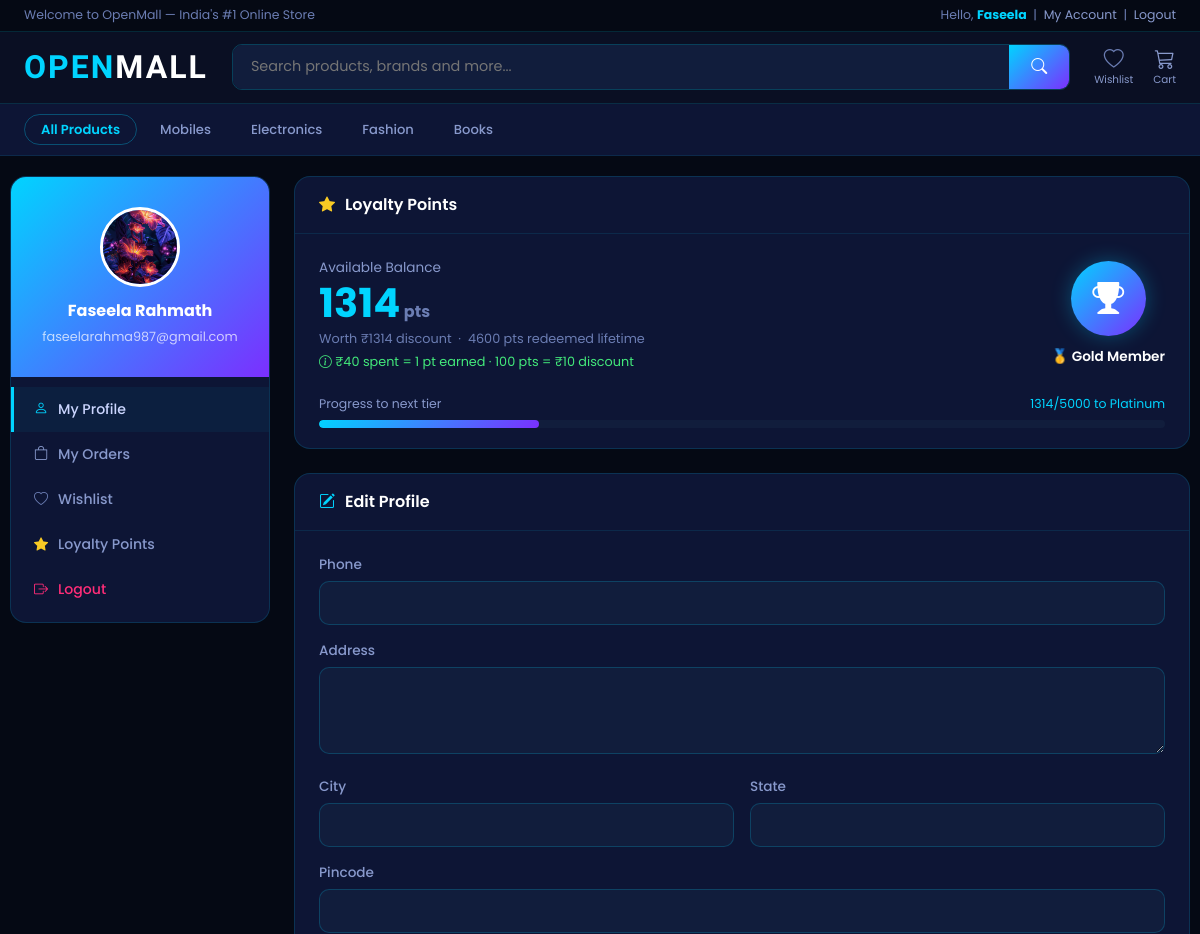
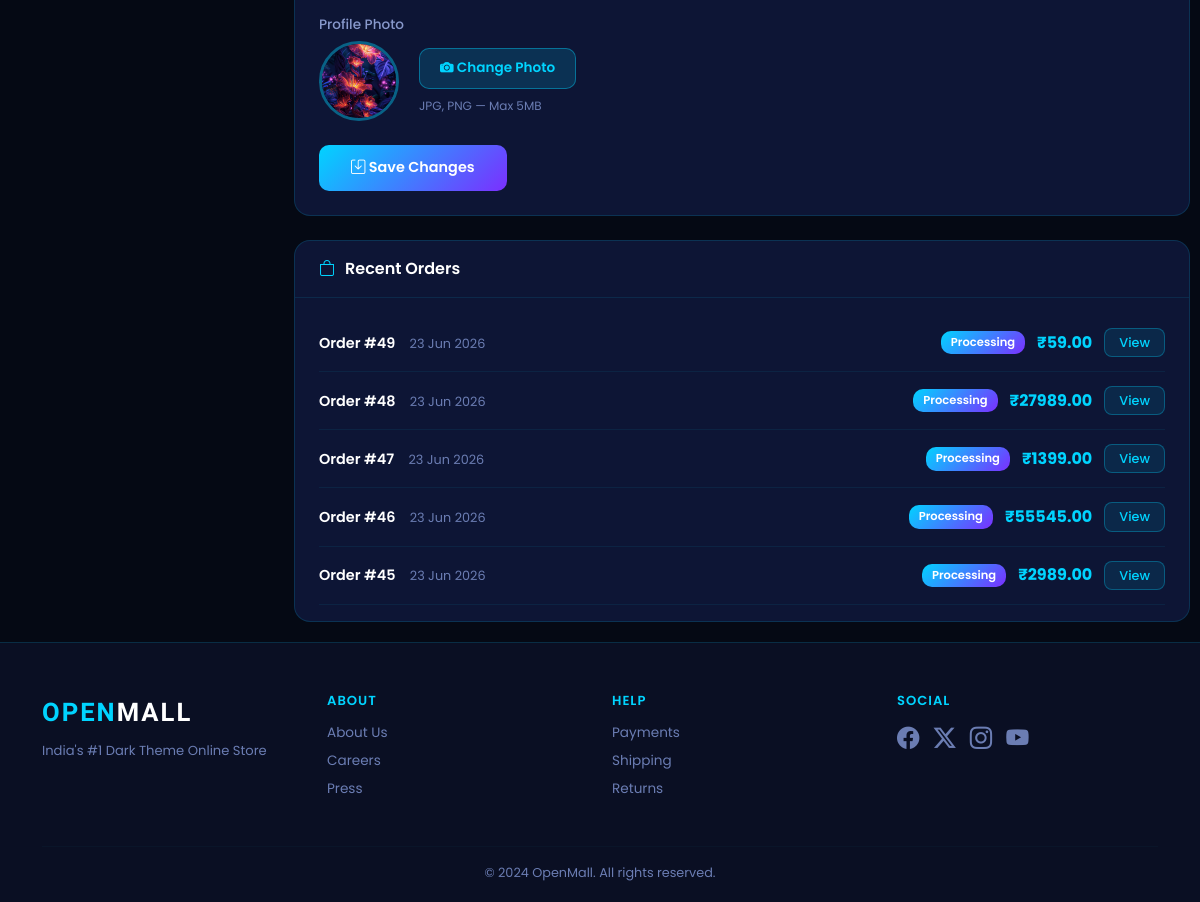
Page /accounts/profile/ (signed in) on the earlier database version (2 pictures, top to bottom).
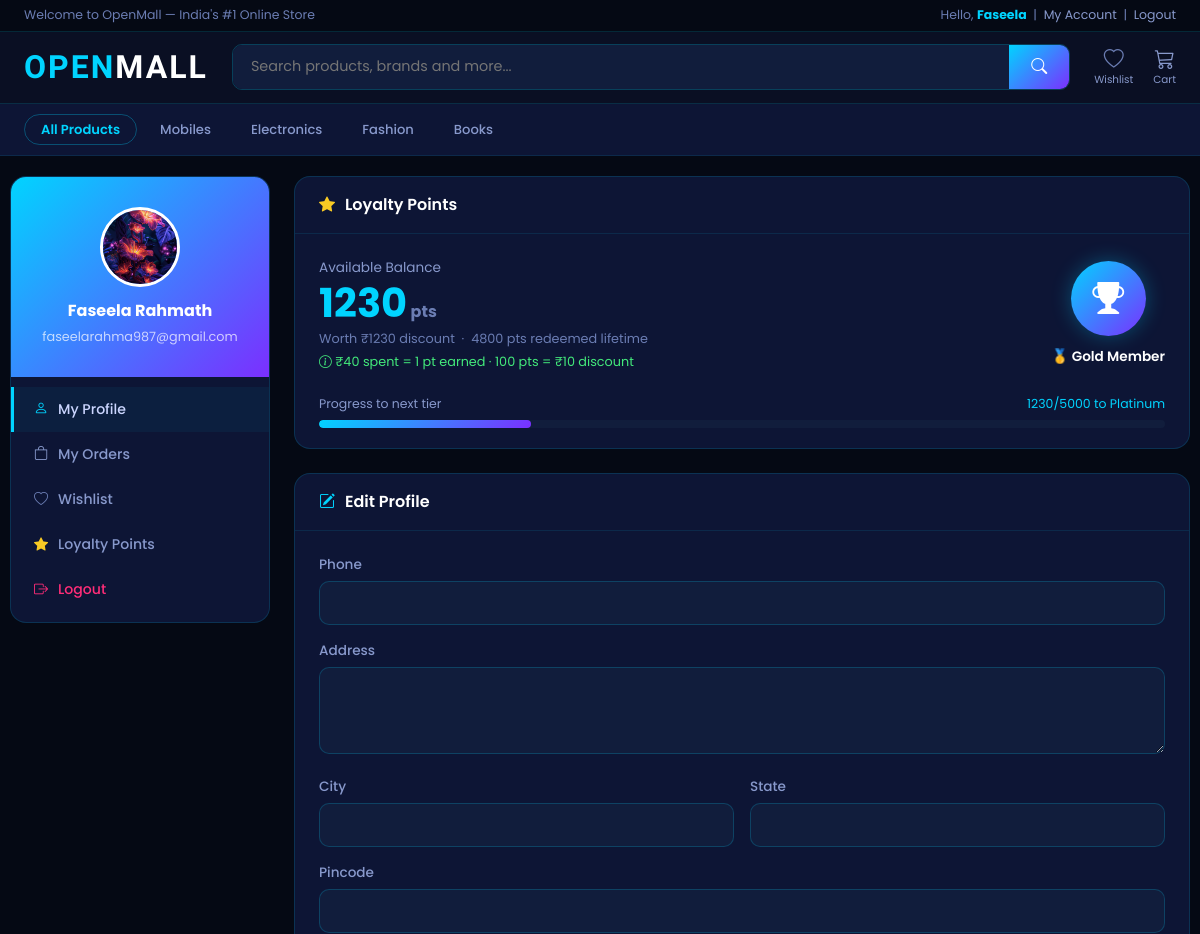
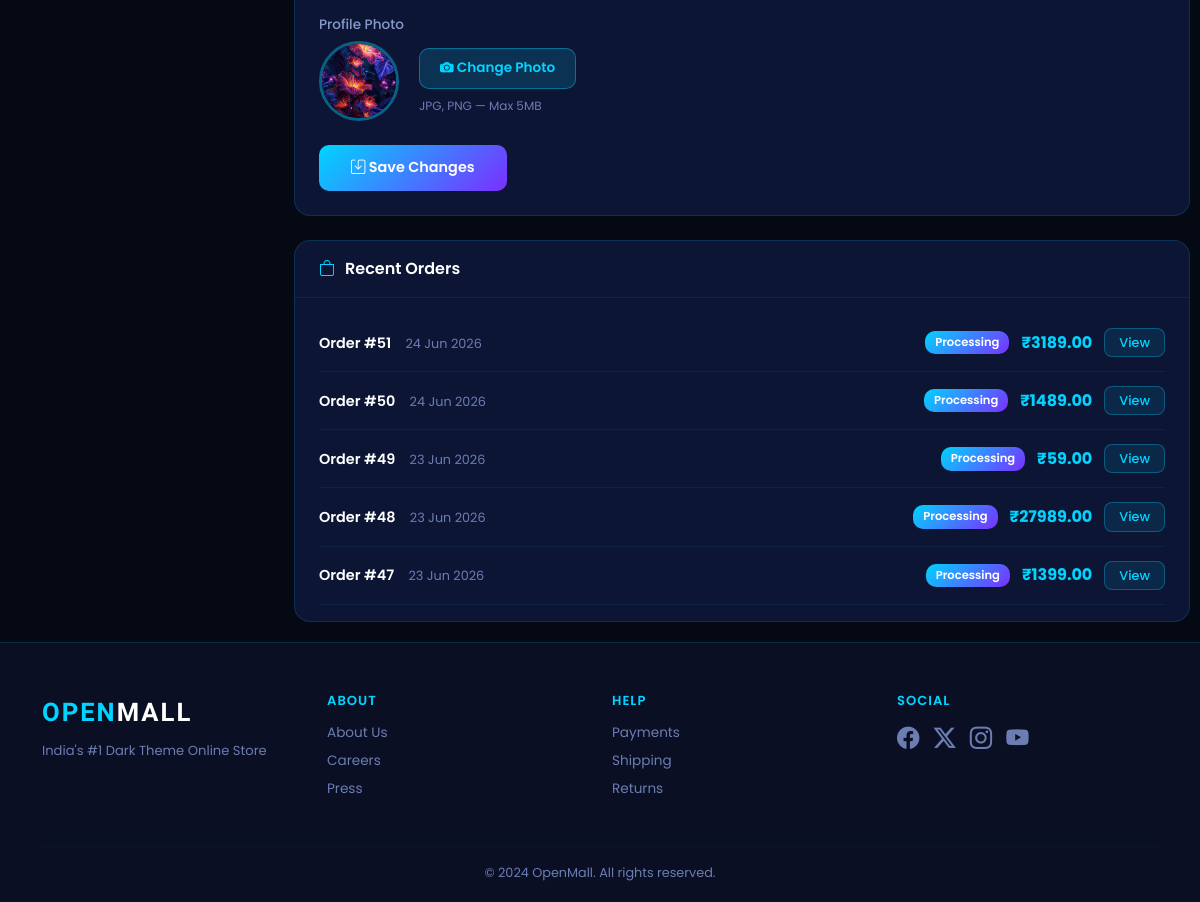
Same page on the later database version (2 pictures, top to bottom).
### store/models.py (models this page shows, shortened)
class Category(models.Model):
    name = models.CharField(max_length=200)
    slug = models.SlugField(unique=True, blank=True)
    image = models.ImageField(upload_to='categories/', blank=True)
    class Meta:
        verbose_name_plural = 'Categories'
    def get_absolute_url(self):
        return reverse('store:product_list_by_category', args=[self.slug])

### accounts/models.py (models this page shows, shortened)
class Profile(models.Model):
    user            = models.OneToOneField(User, on_delete=models.CASCADE)
    phone           = models.CharField(max_length=15, blank=True)
    address         = models.TextField(blank=True)
    city            = models.CharField(max_length=100, blank=True)
    state           = models.CharField(max_length=100, blank=True)
    pincode         = models.CharField(max_length=10, blank=True)
    avatar          = models.ImageField(upload_to='avatars/', blank=True)
    points          = models.IntegerField(default=0)
    points_redeemed = models.IntegerField(default=0)

### orders/models.py (models this page shows, shortened)
class Order(models.Model):
    STATUS = [
        ('pending',    'Pending'),
        ('processing', 'Processing'),
        ('shipped',    'Shipped'),
        ('delivered',  'Delivered'),
        ('cancelled',  'Cancelled'),
    ]
    user            = models.ForeignKey(User, on_delete=models.CASCADE, related_name='orders')
    first_name      = models.CharField(max_length=100)
    last_name       = models.CharField(max_length=100)
    email           = models.EmailField()
    phone           = models.CharField(max_length=15)
    address         = models.TextField()
    city            = models.CharField(max_length=100)
    state           = models.CharField(max_length=100)
    pincode         = models.CharField(max_length=10)
    created         = models.DateTimeField(auto_now_add=True)
    updated         = models.DateTimeField(auto_now=True)
    paid            = models.BooleanField(default=False)
    status          = models.CharField(max_length=20, choices=STATUS, default='pending')
    total_price     = models.DecimalField(max_digits=10, decimal_places=2, default=0)
    points_redeemed = models.PositiveIntegerField(default=0)
    class Meta:
        ordering = ['-created']

### accounts/views.py (the view, shortened to what this page needs)
# urls.py: path('profile/',  views.profile,    name='profile'),
@login_required
def profile(request):
    profile_obj, _ = Profile.objects.get_or_create(user=request.user)
    orders         = Order.objects.filter(user=request.user)
    ls             = LoyaltySettings.get_settings()
    return render(request, 'accounts/profile.html', {
        'profile': profile_obj,
        'orders':  orders,
        'ls':      ls,
    })

### accounts/models.py (called while the page is built)
    @classmethod
    def get_settings(cls):
        obj, _ = cls.objects.get_or_create(pk=1)
        return obj

### cart/cart.py (called while the page is built)
    def __len__(self):
        return sum(item['quantity'] for item in self.cart.values())

### cart/context_processors.py (called while the page is built)
def cart(request):
    return {'cart': Cart(request)}

### store/context_processors.py (called while the page is built)
def categories_nav(request):
    return {'categories_nav': Category.objects.all()[:10]}

### templates/accounts/profile.html (shortened to what the changed rows need)
{% extends 'base.html' %}
{% block content %}
<div style="display:flex; gap:24px; align-items:flex-start; padding:0 10px;">
  <div style="width:260px; flex-shrink:0; background:#0d1535; border:1px solid rgba(0,212,255,0.15); border-radius:16px; overflow:hidden;">
    <div style="background:linear-gradient(135deg,#00d4ff,#7b2fff); padding:30px 20px; text-align:center;">
      {% if profile.avatar %}
        <img src="{{ profile.avatar.url }}" style="width:80px; height:80px; border-radius:50%; object-fit:cover; border:3px solid white; margin-bottom:12px;">
      {% else %}
        <div style="width:80px; height:80px; border-radius:50%; background:rgba(255,255,255,0.2); display:flex; align-items:center; justify-content:center; margin:0 auto 12px;">
          <i class="bi bi-person-fill" style="font-size:2.5rem; color:white;"></i>
        </div>
      {% endif %}
      <p style="color:white; font-weight:700; margin:0; font-size:1rem;">{{ user.get_full_name|default:user.username }}</p>
      <p style="color:rgba(255,255,255,0.7); font-size:.8rem; margin:4px 0 0;">{{ user.email }}</p>
    </div>
  </div>
  <div style="flex:1; display:flex; flex-direction:column; gap:24px;">
    <div style="background:#0d1535; border:1px solid rgba(0,212,255,0.15); border-radius:16px; overflow:hidden;">
      <div style="padding:24px; display:flex; align-items:center; justify-content:space-between; flex-wrap:wrap; gap:20px;">
        <div>
          <p style="color:#8899cc; font-size:.85rem; margin:0 0 4px;">Available Balance</p>
          <p style="color:#00d4ff; font-size:2.5rem; font-weight:700; margin:0; line-height:1;">
            {{ profile.points }}<span style="font-size:1rem; color:#6b7db3;"> pts</span>
          </p>
          <p style="color:#6b7db3; font-size:.8rem; margin:6px 0 0;">
            Worth ₹{{ profile.points|floatformat:0 }} discount &nbsp;·&nbsp; {{ profile.points_redeemed }} pts redeemed lifetime
          </p>
          <p style="color:#43e97b; font-size:.8rem; margin:4px 0 0;">
  <i class="bi bi-info-circle"></i> ₹{{ ls.spend_amount }} spent = {{ ls.points_per_spend }} pt earned · {{ ls.points_to_rupee }} pts = ₹{{ ls.rupee_per_redeem }} discount
</p>
        </div>
      </div>
      <div style="padding:0 24px 20px;">
        <div style="display:flex; justify-content:space-between; margin-bottom:6px;">
          <span style="color:#8899cc; font-size:.78rem;">Progress to next tier</span>
          <span style="color:#00d4ff; font-size:.78rem;">
            {% if profile.points >= 5000 %}Platinum reached!
            {% elif profile.points >= 1000 %}{{ profile.points }}/5000 to Platinum
            {% else %}{{ profile.points }}/1000 to Gold{% endif %}
          </span>
        </div>
        <div style="background:#111d3c; border-radius:10px; height:8px; overflow:hidden;">
          <div style="background:linear-gradient(135deg,#00d4ff,#7b2fff); height:100%; border-radius:10px;
            width:{% if profile.points >= 5000 %}100{% elif profile.points >= 1000 %}{% widthratio profile.points 5000 100 %}{% else %}{% widthratio profile.points 1000 100 %}{% endif %}%;
            transition:width .5s ease;">
          </div>
        </div>
      </div>
    </div>
    <div style="background:#0d1535; border:1px solid rgba(0,212,255,0.15); border-radius:16px; overflow:hidden;">
      <div style="padding:24px;">
        <form method="post" enctype="multipart/form-data">
          <div style="margin-bottom:24px;">
            <div style="display:flex; align-items:center; gap:20px; margin-bottom:14px;">
              {% if profile.avatar %}
                <img src="{{ profile.avatar.url }}" id="avatar-preview"
                     style="width:80px; height:80px; border-radius:50%; object-fit:cover; border:3px solid rgba(0,212,255,0.4);">
              {% else %}
                <div id="avatar-preview-placeholder"
                     style="width:80px; height:80px; border-radius:50%; background:linear-gradient(135deg,#00d4ff,#7b2fff); display:flex; align-items:center; justify-content:center;">
                  <i class="bi bi-person-fill" style="font-size:2rem; color:white;"></i>
                </div>
              {% endif %}
              <div>
                <button type="button" onclick="document.getElementById('avatar-input').click()"
                        style="background:rgba(0,212,255,0.15); border:1px solid rgba(0,212,255,0.4); color:#00d4ff; padding:9px 20px; border-radius:10px; font-size:.85rem; font-weight:600; cursor:pointer; display:block; margin-bottom:8px;"
                        onmouseover="this.style.background='rgba(0,212,255,0.25)'"
                        onmouseout="this.style.background='rgba(0,212,255,0.15)'">
                </button>
                <p style="color:#6b7db3; font-size:.75rem; margin:0;">JPG, PNG — Max 5MB</p>
              </div>
            </div>
          </div>
        </form>
      </div>
    </div>
    <div style="background:#0d1535; border:1px solid rgba(0,212,255,0.15); border-radius:16px; overflow:hidden;">
      <div style="padding:16px 24px;">
        {% for order in orders|slice:":5" %}
        <div style="display:flex; justify-content:space-between; align-items:center; padding:14px 0; border-bottom:1px solid rgba(0,212,255,0.07);">
          <div>
            <span style="color:white; font-weight:600; font-size:.9rem;">Order #{{ order.id }}</span>
            <span style="color:#6b7db3; font-size:.8rem; margin-left:10px;">{{ order.created|date:"d M Y" }}</span>
          </div>
          <div style="display:flex; align-items:center; gap:12px;">
            <span style="background:linear-gradient(135deg,#00d4ff,#7b2fff); color:white; font-size:.72rem; padding:3px 10px; border-radius:10px; font-weight:600;">
              {{ order.get_status_display }}
            </span>
            <span style="color:#00d4ff; font-weight:700;">₹{{ order.total_price }}</span>
            <a href="{% url 'orders:order_detail' order.id %}"
               style="background:rgba(0,212,255,0.1); color:#00d4ff; border:1px solid rgba(0,212,255,0.3); padding:4px 14px; border-radius:8px; font-size:.8rem; text-decoration:none; font-weight:500;"
               onmouseover="this.style.background='rgba(0,212,255,0.2)'"
               onmouseout="this.style.background='rgba(0,212,255,0.1)'">
              View
            </a>
          </div>
        </div>
        {% empty %}
          <p style="color:#6b7db3; text-align:center; padding:20px 0; margin:0;">No orders yet.</p>
        {% endfor %}
      </div>
    </div>
  </div>
</div>
{% endblock %}

### templates/base.html (shortened to what the changed rows need)
{% load static %}
<!DOCTYPE html>
<html lang="en">
<head>
  <link rel="stylesheet" href="https://cdn.jsdelivr.net/npm/bootstrap@5.3.2/dist/css/bootstrap.min.css">
  <link rel="stylesheet" href="https://cdn.jsdelivr.net/npm/bootstrap-icons@1.11.2/font/bootstrap-icons.min.css">
  <link rel="stylesheet" href="{% static 'css/style.css' %}">
</head>
<body>
<nav style="background:#0d1535; border-bottom:1px solid rgba(0,212,255,0.1); padding:10px 24px; display:flex; gap:6px; overflow-x:auto; white-space:nowrap;">
  <a href="{% url 'store:product_list' %}"
     style="color:#00d4ff; text-decoration:none; font-size:.82rem; font-weight:600; padding:5px 16px; border-radius:20px; border:1px solid rgba(0,212,255,0.3); font-family:'Poppins',sans-serif; transition:all .2s;"
     onmouseover="this.style.background='rgba(0,212,255,0.1)'"
     onmouseout="this.style.background='transparent'">
    All Products
  </a>
  {% for cat in categories_nav %}
    <a href="{{ cat.get_absolute_url }}"
       style="color:#8899cc; text-decoration:none; font-size:.82rem; font-weight:500; padding:5px 16px; border-radius:20px; border:1px solid transparent; font-family:'Poppins',sans-serif; transition:all .2s;"
       onmouseover="this.style.color='#00d4ff'; this.style.borderColor='rgba(0,212,255,0.3)'; this.style.background='rgba(0,212,255,0.08)'"
       onmouseout="this.style.color='#8899cc'; this.style.borderColor='transparent'; this.style.background='transparent'">
      {{ cat.name }}
    </a>
  {% endfor %}
</nav>
<main style="background:#050914; min-height:80vh; padding:20px 0;">
  {% block content %}{% endblock %}
</main>
</body>
</html>

Differences in the rows shown:
no longer on this page (row unchanged): Order: id "46", created "23 Jun 2026", status "Processing", total_price "55545.00"
no longer on this page (row unchanged): Order: id "45", created "23 Jun 2026", status "Processing", total_price "2989.00"
changed Profile: points "1314" → "1230"; points_redeemed "4600" → "4800"
added Order: id "51", created "24 Jun 2026", status "Processing", total_price "3189.00"
added Order: id "50", created "24 Jun 2026", status "Processing", total_price "1489.00"
